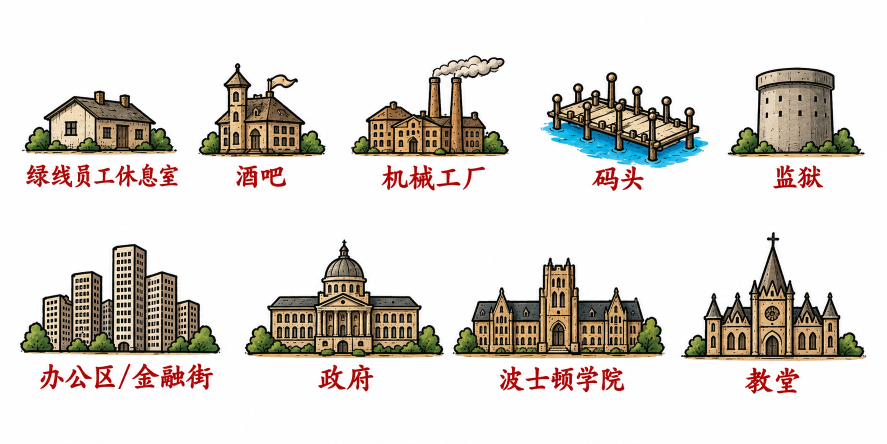
#> input picture 地点图标.png, 1774 x 887 px (shown at 1/2 size)
$ python crop_icons.py
#> lines starting #> are read from the running program, lines starting #| are printed output that depends on the picture; after the words box and inside, x2 and y2 are one past the last pixel; in counts of white or black regions, pixels touching at a corner belong together
# -*- coding: utf-8 -*-
"""把 地点图标.png 里的 9 个建筑裁成独立 PNG，并把白底转透明。
裁剪框来自对 地点图标.png 的像素分析（已排除底部红色中文标签）。
"""
from PIL import Image
import numpy as np
from collections import deque
import os

BASE = os.path.dirname(os.path.abspath(__file__))
SRC = os.path.join(BASE, "地点图标.png")
OUT = os.path.join(BASE, "icons")
os.makedirs(OUT, exist_ok=True)

# id -> (x, y, w, h)  底部已收在红色中文标签上方，避免文字边缘混入
CROPS = [
    ("rest",    44, 181, 310, 145),
    ("bar",    397, 126, 255, 204),
    ("factory", 702, 110, 316, 219),
    ("dock",  1081, 144, 336, 187),
    ("prison", 1455, 135, 275, 194),
    ("finance",  40, 488, 401, 238),
    ("gov",    489, 478, 399, 250),
    ("bc",     905, 515, 426, 215),
    ("church", 1362, 463, 371, 271),
]

PAD = 3  # 每边留 3px 安全边距

src = Image.open(SRC).convert("RGB")
#> src is the input picture: PIL image 1774x887 RGB; mean R, G, B 222.2, 217.3, 212

def crop_with_transparent_bg(x, y, w, h):
    x0 = max(0, x - PAD); y0 = max(0, y - PAD)
    x1 = min(src.width, x + w + PAD); y1 = min(src.height, y + h + PAD)
    rgb = np.array(src.crop((x0, y0, x1, y1)))
    hh, ww = rgb.shape[:2]
    # 白底判定：三通道都 >240
    white = rgb.min(axis=2) > 240
    alpha = np.full((hh, ww), 255, dtype=np.uint8)
    # 从边界 flood-fill，只把与边界连通的白色区域变透明
    seen = np.zeros((hh, ww), dtype=bool)
    stack = deque()
    for i in range(hh):
        for j in (0, ww - 1):
            if white[i, j] and not seen[i, j]:
                seen[i, j] = True; stack.append((i, j))
    for j in range(ww):
        for i in (0, hh - 1):
            if white[i, j] and not seen[i, j]:
                seen[i, j] = True; stack.append((i, j))
    while stack:
        i, j = stack.popleft()
        alpha[i, j] = 0
        for di, dj in ((0, 1), (0, -1), (1, 0), (-1, 0)):
            ni, nj = i + di, j + dj
            if 0 <= ni < hh and 0 <= nj < ww and white[ni, nj] and not seen[ni, nj]:
                seen[ni, nj] = True
                stack.append((ni, nj))
    out = Image.fromarray(rgb).convert("RGBA")
    out.putalpha(Image.fromarray(alpha))
    return out

for name, x, y, w, h in CROPS:
    img = crop_with_transparent_bg(x, y, w, h)
    path = os.path.join(OUT, f"{name}.png")
    img.save(path)
    print(f"saved {path}  {img.width}x{img.height}")
#> this loop made 9 passes
#> pass 1, in crop_with_transparent_bg, `rgb = np.array(src.crop((x0, y0, x1, y1)))`:
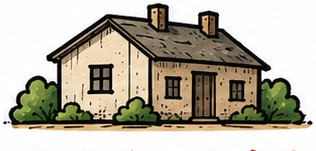
#> rgb: shape (151, 316, 3); mean R, G, B 181, 175.3, 160.1
#> pass 1, in crop_with_transparent_bg, `white = rgb.min(axis=2) > 240`:
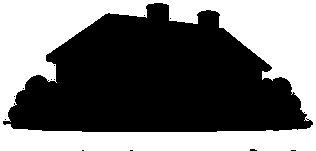
#> white: shape (151, 316) bool; 44.6% white; 1 white region, box (x1, y1, x2, y2) and area: (0, 0, 316, 151) 21294
#> after the loop:
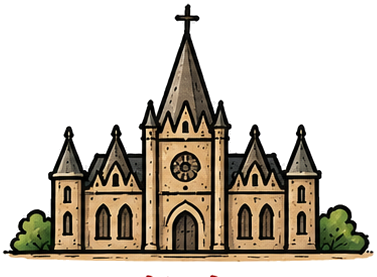
#> img: PIL image 377x277 RGBA; mean R, G, B, A 201.2, 194.3, 183.6, 99.7; transparent parts drawn white

print("done")
